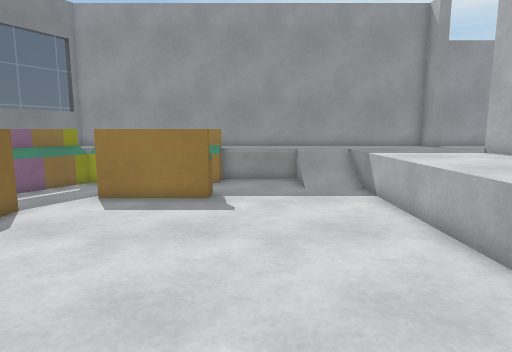
view 1 (above)

17 first-person views from a walk through a 3-D level made in the Unity game engine. The camera is 1.3 m above the floor, tilts 8° down and sees 75° across. The floor is counted in squares, 0.5 m on a side. Each view is taken from the middle of a square. On the plan, view 1 faces up. The plan holds only what a view shows up to about 20 squares ahead; the rest is blank. Surface patterns are stand-ins for the level's own textures.

view 2
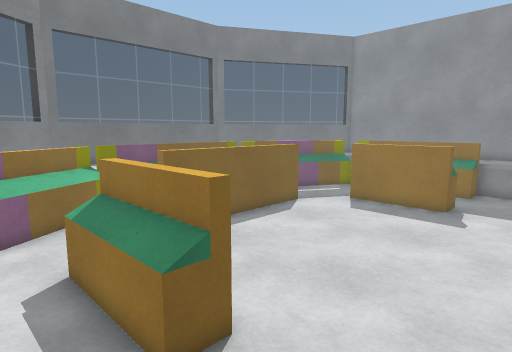

view 3
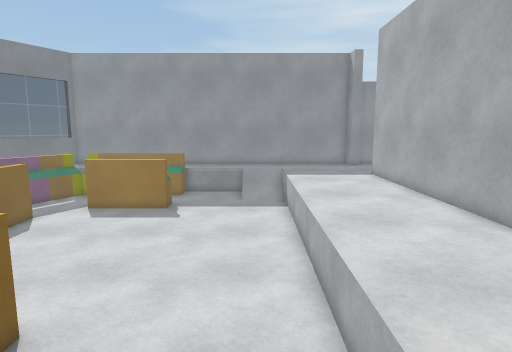

view 4
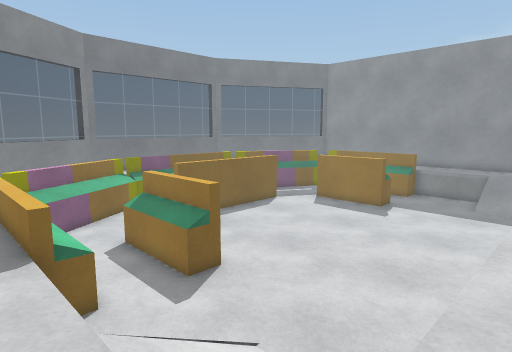

view 5
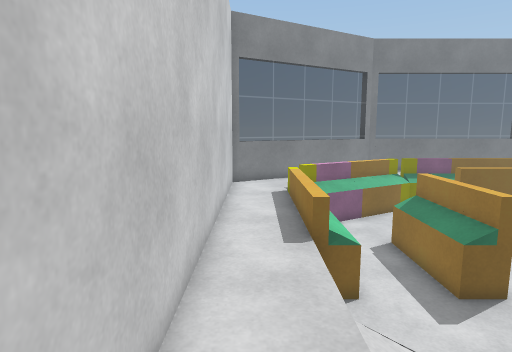

view 6
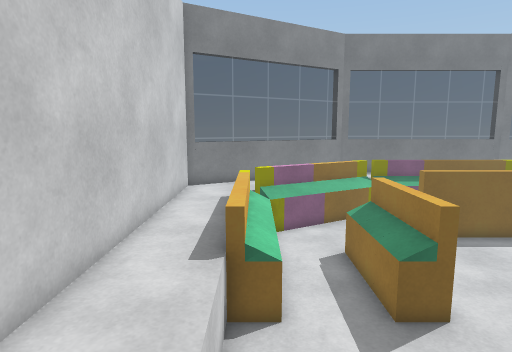

view 7
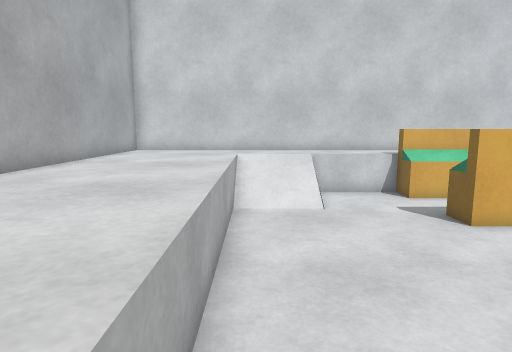

view 8
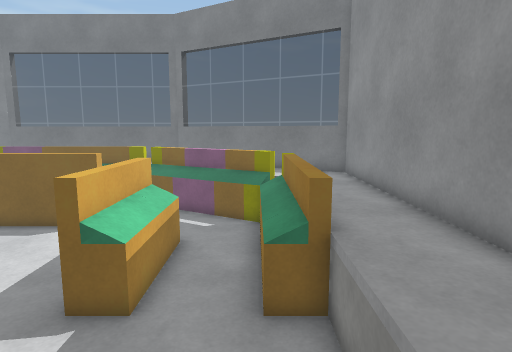

view 9
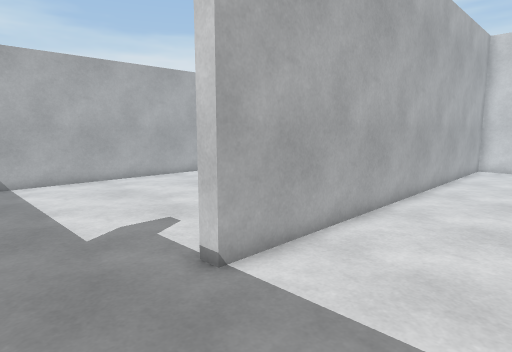

view 10
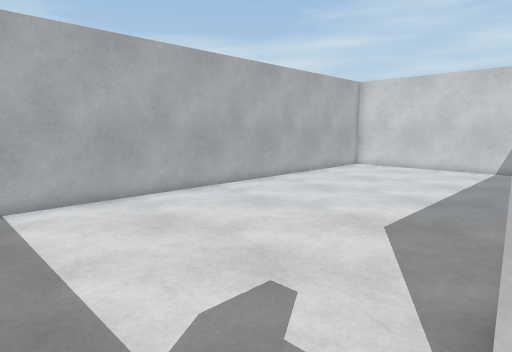

view 11
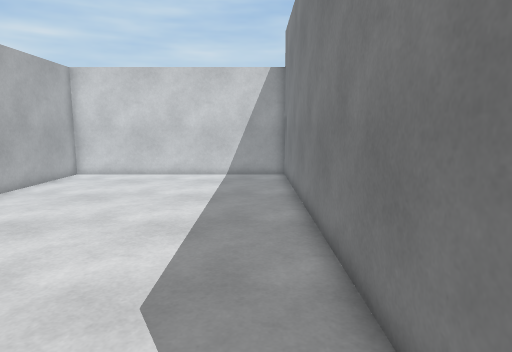

view 12
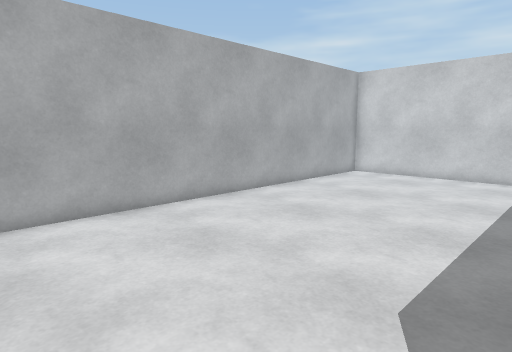

view 13
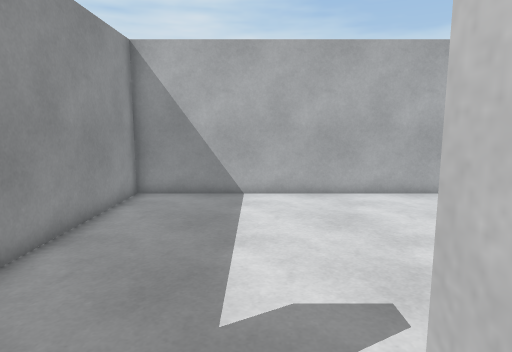

view 14
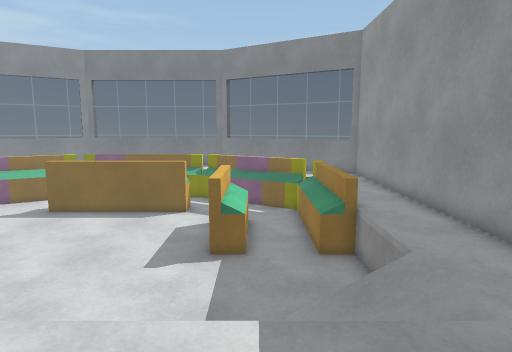

view 15
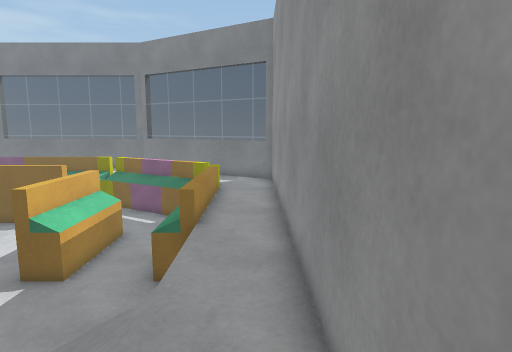

view 16
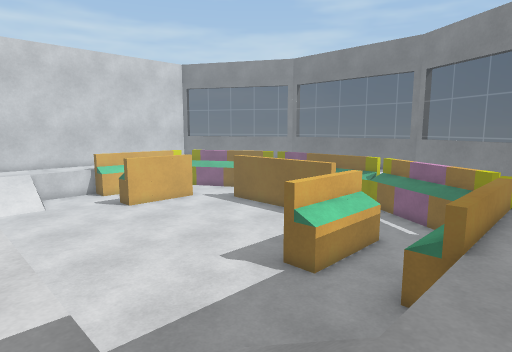

view 17
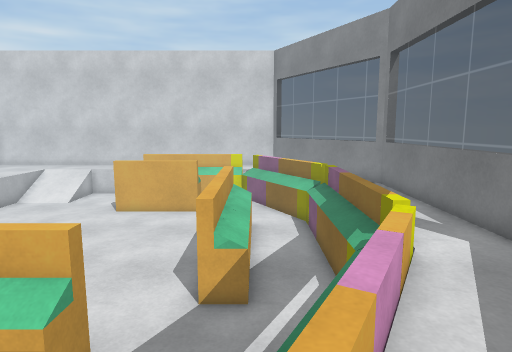

### Floor plan
Key: @ floor where view 1 was taken; # wall or solid block; . main floor; - floor 0.75 m lower than the main floor; / step, stairs or slope; = window, fence, low wall or low ledge; v drop or lower ground; O other object.
Columns run from 15 left of view 1 to 22 right of it. Each row starts with its distance up from view 1.
 20     ##################################
 19    #=....................#...........#
 18    #=................................#
 17    =..vvOOOOOO---///.................#
 16   ##   OOOOOOO---///.................#
 15   =   O----------////................#
 14 ##=./ ---OOOOO------.....#...........#
 13 #=..OO---OOOOO------.....#...........#
 12 =../ /---OOOOO------.....#...........#
 11 =..v ---------------.....#...........#
 10 =.. O-OO------------.....#...........#
  9 =.. O-OO------------.....#...........#
  8 =.  O-OO------------.....#...........#
  7 =.  O-OO------------.....#...........#
  6 =   O-OO------------.....#...........#
  5 =   O-OO------------.....#...........#
  4 =   O-OO------------.....#...........#
  3 =   O--O------------.....#...........#
  2 #   O---------------.....#...........#
  1 #=   O---OOOOO------.....#...........#
  0 #=   O---OOOOO-@----.....#...........#
 -1  #=   O----------////....#...........#
 -2  ##=  OO---------///.....#...........#
 -3   #=..       O---=//.....#...........#
 -4    #=..=......===........#...........#
 -5    #=....................#...........#
 -6     ##################################

Where each view was taken, in squares from view 1:
view 1: 0 up, 0 right, facing up
view 2: 2 down, 2 right, facing up-left
view 3: 5 down, 3 right, facing up
view 4: 5 down, 6 right, facing up-left
view 5: 5 down, 6 right, facing left
view 6: 3 down, 5 right, facing left
view 7: 10 up, 4 right, facing down
view 8: 16 up, 4 right, facing left
view 9: 18 up, 5 right, facing down-right
view 10: 17 up, 10 right, facing down-right
view 11: 13 up, 12 right, facing down
view 12: 13 up, 12 right, facing down-right
view 13: 15 up, 9 right, facing right
view 14: 14 up, 9 right, facing left
view 15: 19 up, 7 right, facing left
view 16: 19 up, 6 right, facing down-left
view 17: 18 up, 9 left, facing down
